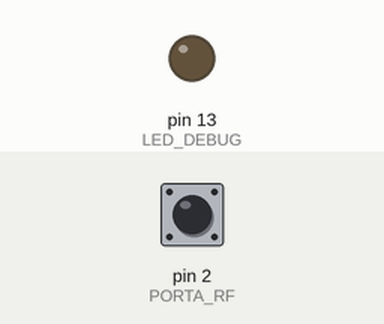
Simulated run of this sketch. Board: Arduino Uno, built with avr-gcc and run on an emulated ATmega328P. On the bench: output pins drawn as LEDs (lit = HIGH). The inputs (shaded band) are chosen by the test bench; at power-on: pin 2 (PORTA_RF) HIGH. What the sketch prints to the serial monitor is not drawn.

Above: at 1.7 s.
1.8 s: pin 2 (PORTA_RF) pulled LOW for 0.15 s
At 1.87 s:
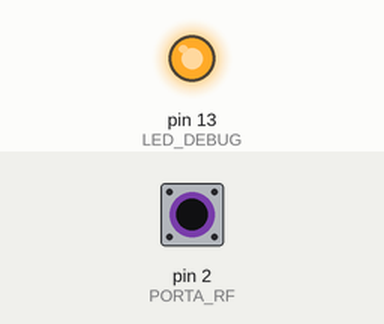
3.4 s: pin 2 (PORTA_RF) pulled LOW for 3.2 s
At 7.9 s:
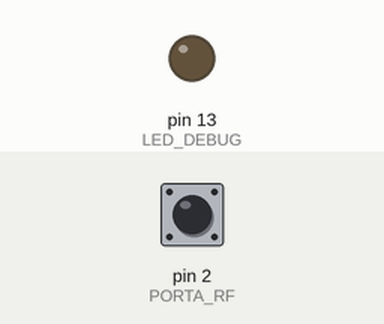
Timing chart, 0 to 9.4 s (numbered marks = the images above; inputs shaded):
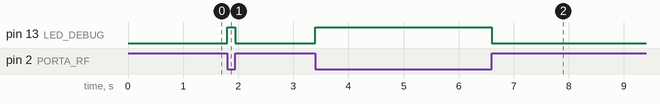

The sketch:

ReceiveDemo_Simple.ino
```cpp
    #include "Arduino.h"

#define PORTA_RF  2
#define INT_RF    0
#define LED_DEBUG 13
#define DEBUG     1
#define BUFF_SIZE 180

volatile unsigned long tempo;
volatile unsigned int  intervalo;

volatile unsigned char lock;
volatile unsigned char eof;

unsigned int  buffIdx;
unsigned int buff[BUFF_SIZE];

void setup()
{
  resetVars();


  Serial.begin(115200);
  delay(500);
  Serial.println("INICIADOx1!");


  pinMode(PORTA_RF, INPUT);
  digitalWrite(PORTA_RF, HIGH);

  if (DEBUG)
  {
    pinMode(LED_DEBUG, OUTPUT);
    digitalWrite(LED_DEBUG, LOW);
  }

  attachInterrupt(INT_RF, intRF, CHANGE);
}

bool	xx(int u,int v){
	return (u-40 <= v && v<=u+40);

}
void loop()
{
  if (lock && !eof)
  {
    buff[buffIdx] = intervalo;

    lock = false;

    buffIdx++;
    if (buffIdx > BUFF_SIZE - 1)
    {
      eof = true;
      buffIdx = 0;
    }
  }

  if (eof)
  {
	  if(true){
    // Imprime resultado
    Serial.println("buff:");
    for (int i = 0; i < BUFF_SIZE / 3; i++)
    {
      Serial.print(buff[i], DEC);
      if (i < BUFF_SIZE - 1) Serial.print(",");
    }
    Serial.println();
    for (int i = BUFF_SIZE / 3; i < (BUFF_SIZE / 3) * 2; i++)
    {
      Serial.print(buff[i], DEC);
      if (i < BUFF_SIZE - 1) Serial.print(",");
    }
    Serial.println();
    for (int i = (BUFF_SIZE / 3) * 2; i < BUFF_SIZE; i++)
    {
      Serial.print(buff[i], DEC);
      if (i < BUFF_SIZE - 1) Serial.print(",");
    }

	  }
	  else{
		  long	decoded=0;
		  int	l=-2;
		  for(int i=0;i<BUFF_SIZE;i+=2){
			  int a=buff[i];
				int b = buff[i+1];
				switch (l) {
				case -2:
					if (xx(676, a) && xx(10140, b)) {
						l++;
						continue;
					}
					break;
				case -1:
					if (xx(4764, a) && xx(1540, b)) {
						l++;
						continue;
					}
					break;
				default:
					if (xx(328, a) && xx(748, b)) {
						l++;
						decoded <<= 1;
						decoded |= 0;
						continue;
					}
					if (xx(684, a) && xx(396, b)) {
						l++;
						decoded <<= 1;
						decoded |= 1;
						continue;
					}
					break;
				}
				if(l>38){
					Serial.print("L");
					Serial.print(l);
					Serial.print("  C: ");
					Serial.println(decoded,2);
					for(int j=i-(l+2)*2;j<i+2;j++){
						Serial.print(",");
						Serial.print(buff[j]);
					}
					Serial.println("");
				    Serial.println();
				    Serial.println();
				}
				l = -2;
				decoded = 0;
		  }
	  }

    resetVars();

    delay(200);
  }
}

void intRF()
{
  if (!lock && !eof)
  {
    lock = true;

    long	m=micros();
    intervalo =  m - tempo;
    tempo = m;

    if (DEBUG)
      digitalWrite(LED_DEBUG, !digitalRead(LED_DEBUG));
  }
}

void resetVars()
{
  tempo = micros();
  intervalo = 0;
  lock = false;
  eof = false;

  buffIdx = 0;
  for (int i = 0; i < BUFF_SIZE; i++)
  {
    buff[i] = 0;
  }
}
```

Measured:
- after the input at 1.8 s, pin 13 (LED_DEBUG): LOW → HIGH at once, → LOW 0.15 s later
- after the input at 3.4 s, pin 13 (LED_DEBUG): LOW → HIGH at once, → LOW 3.2 s later
